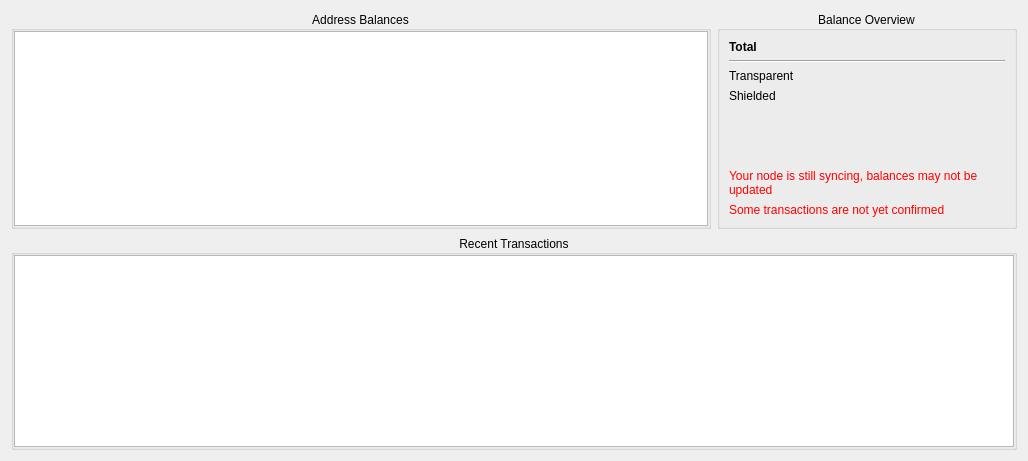
      <widget class="QWidget" name="tab">
       <attribute name="title">
        <string>Overview</string>
       </attribute>
       <layout class="QGridLayout" name="gridLayout_2">
        <item row="0" column="0">
         <layout class="QHBoxLayout" name="horizontalLayout_5">
          <property name="sizeConstraint">
           <enum>QLayout::SetDefaultConstraint</enum>
          </property>
          <item>
           <widget class="QGroupBox" name="groupBox_2">
            <property name="sizePolicy">
             <sizepolicy hsizetype="Maximum" vsizetype="Preferred">
              <horstretch>0</horstretch>
              <verstretch>0</verstretch>
             </sizepolicy>
            </property>
            <property name="minimumSize">
             <size>
              <width>700</width>
              <height>0</height>
             </size>
            </property>
            <property name="maximumSize">
             <size>
              <width>1080</width>
              <height>16777215</height>
             </size>
            </property>
            <property name="title">
             <string>Address Balances</string>
            </property>
            <property name="alignment">
             <set>Qt::AlignCenter</set>
            </property>
            <layout class="QHBoxLayout" name="horizontalLayout_4">
             <property name="spacing">
              <number>6</number>
             </property>
             <property name="leftMargin">
              <number>0</number>
             </property>
             <property name="topMargin">
              <number>0</number>
             </property>
             <property name="rightMargin">
              <number>0</number>
             </property>
             <property name="bottomMargin">
              <number>0</number>
             </property>
             <item>
              <widget class="QTableView" name="balancesTable">
               <property name="selectionMode">
                <enum>QAbstractItemView::SingleSelection</enum>
               </property>
               <property name="selectionBehavior">
                <enum>QAbstractItemView::SelectRows</enum>
               </property>
               <property name="cornerButtonEnabled">
                <bool>false</bool>
               </property>
               <attribute name="horizontalHeaderShowSortIndicator" stdset="0">
                <bool>false</bool>
               </attribute>
               <attribute name="horizontalHeaderStretchLastSection">
                <bool>true</bool>
               </attribute>
               <attribute name="verticalHeaderVisible">
                <bool>false</bool>
               </attribute>
              </widget>
             </item>
            </layout>
           </widget>
          </item>
         </layout>
        </item>
        <item row="0" column="1">
         <widget class="QGroupBox" name="groupBox">
          <property name="sizePolicy">
           <sizepolicy hsizetype="Maximum" vsizetype="MinimumExpanding">
            <horstretch>0</horstretch>
            <verstretch>0</verstretch>
           </sizepolicy>
          </property>
          <property name="minimumSize">
           <size>
            <width>300</width>
            <height>200</height>
           </size>
          </property>
          <property name="title">
           <string>Balance Overview</string>
          </property>
          <property name="alignment">
           <set>Qt::AlignCenter</set>
          </property>
          <property name="flat">
           <bool>false</bool>
          </property>
          <layout class="QGridLayout" name="gridLayout">
           <item row="0" column="0">
            <layout class="QVBoxLayout" name="verticalLayout">
             <item>
              <layout class="QHBoxLayout" name="horizontalLayout_3">
               <item>
                <widget class="QLabel" name="label_3">
                 <property name="sizePolicy">
                  <sizepolicy hsizetype="Minimum" vsizetype="Preferred">
                   <horstretch>0</horstretch>
                   <verstretch>0</verstretch>
                  </sizepolicy>
                 </property>
                 <property name="font">
                  <font>
                   <weight>75</weight>
                   <bold>true</bold>
                  </font>
                 </property>
                 <property name="text">
                  <string>Total</string>
                 </property>
                </widget>
               </item>
               <item>
                <widget class="QLabel" name="balTotal">
                 <property name="font">
                  <font>
                   <weight>75</weight>
                   <bold>true</bold>
                  </font>
                 </property>
                 <property name="text">
                  <string/>
                 </property>
                 <property name="alignment">
                  <set>Qt::AlignRight|Qt::AlignTrailing|Qt::AlignVCenter</set>
                 </property>
                </widget>
               </item>
              </layout>
             </item>
             <item>
              <widget class="Line" name="line">
               <property name="orientation">
                <enum>Qt::Horizontal</enum>
               </property>
              </widget>
             </item>
             <item>
              <layout class="QHBoxLayout" name="horizontalLayout_2">
               <item>
                <widget class="QLabel" name="label_2">
                 <property name="sizePolicy">
                  <sizepolicy hsizetype="Minimum" vsizetype="Preferred">
                   <horstretch>0</horstretch>
                   <verstretch>0</verstretch>
                  </sizepolicy>
                 </property>
                 <property name="text">
                  <string>Transparent</string>
                 </property>
                </widget>
               </item>
               <item>
                <widget class="QLabel" name="balTransparent">
                 <property name="text">
                  <string/>
                 </property>
                 <property name="alignment">
                  <set>Qt::AlignRight|Qt::AlignTrailing|Qt::AlignVCenter</set>
                 </property>
                </widget>
               </item>
              </layout>
             </item>
             <item>
              <layout class="QHBoxLayout" name="horizontalLayout">
               <item>
                <widget class="QLabel" name="label">
                 <property name="sizePolicy">
                  <sizepolicy hsizetype="Minimum" vsizetype="Preferred">
                   <horstretch>0</horstretch>
                   <verstretch>0</verstretch>
                  </sizepolicy>
                 </property>
                 <property name="text">
                  <string>Shielded</string>
                 </property>
                </widget>
               </item>
               <item>
                <widget class="QLabel" name="balSheilded">
                 <property name="text">
                  <string/>
                 </property>
                 <property name="alignment">
                  <set>Qt::AlignRight|Qt::AlignTrailing|Qt::AlignVCenter</set>
                 </property>
                </widget>
               </item>
              </layout>
             </item>
             <item>
              <layout class="QHBoxLayout" name="horizontalLayout_99">
               <item>
                <widget class="QLabel" name="label_99">
                 <property name="sizePolicy">
                  <sizepolicy hsizetype="Minimum" vsizetype="Preferred">
                   <horstretch>0</horstretch>
                   <verstretch>0</verstretch>
                  </sizepolicy>
                 </property>
                 <property name="font">
                  <font>
                   <weight>75</weight>
                   <bold>true</bold>
                  </font>
                 </property>
                 <property name="text">
                  <string/>
                 </property>
                </widget>
               </item>
               <item>
                <widget class="QLabel" name="balUSDTotal">
                 <property name="font">
                  <font>
                   <weight>75</weight>
                   <bold>true</bold>
                  </font>
                 </property>
                 <property name="text">
                  <string/>
                 </property>
                 <property name="alignment">
                  <set>Qt::AlignRight|Qt::AlignTrailing|Qt::AlignVCenter</set>
                 </property>
                </widget>
               </item>
              </layout>
             </item>
             <item>
              <spacer name="verticalSpacer">
               <property name="orientation">
                <enum>Qt::Vertical</enum>
               </property>
               <property name="sizeHint" stdset="0">
                <size>
                 <width>20</width>
                 <height>40</height>
                </size>
               </property>
              </spacer>
             </item>
             <item>
              <widget class="QLabel" name="lblSyncWarning">
               <property name="styleSheet">
                <string notr="true">color:red;</string>
               </property>
               <property name="text">
                <string>Your node is still syncing, balances may not be updated</string>
               </property>
               <property name="wordWrap">
                <bool>true</bool>
               </property>
              </widget>
             </item>
             <item>
              <widget class="QLabel" name="unconfirmedWarning">
               <property name="sizePolicy">
                <sizepolicy hsizetype="Minimum" vsizetype="Preferred">
                 <horstretch>0</horstretch>
                 <verstretch>0</verstretch>
                </sizepolicy>
               </property>
               <property name="styleSheet">
                <string notr="true">color: red;</string>
               </property>
               <property name="text">
                <string>Some transactions are not yet confirmed</string>
               </property>
              </widget>
             </item>
            </layout>
           </item>
          </layout>
         </widget>
        </item>
        <item row="1" column="0" colspan="2">
         <layout class="QHBoxLayout" name="horizontalLayout_28">
          <item>
           <widget class="QGroupBox" name="horizontalGroupBox_3">
            <property name="title">
             <string>Recent Transactions</string>
            </property>
            <property name="alignment">
             <set>Qt::AlignCenter</set>
            </property>
            <layout class="QHBoxLayout" name="horizontalLayout_29">
             <property name="leftMargin">
              <number>0</number>
             </property>
             <property name="topMargin">
              <number>0</number>
             </property>
             <property name="rightMargin">
              <number>0</number>
             </property>
             <property name="bottomMargin">
              <number>0</number>
             </property>
             <item>
              <widget class="QTableView" name="transactionsTable">
               <property name="selectionMode">
                <enum>QAbstractItemView::SingleSelection</enum>
               </property>
               <property name="selectionBehavior">
                <enum>QAbstractItemView::SelectRows</enum>
               </property>
               <property name="cornerButtonEnabled">
                <bool>false</bool>
               </property>
               <attribute name="horizontalHeaderStretchLastSection">
                <bool>true</bool>
               </attribute>
               <attribute name="verticalHeaderVisible">
                <bool>false</bool>
               </attribute>
              </widget>
             </item>
            </layout>
           </widget>
          </item>
         </layout>
        </item>
       </layout>
      </widget>
